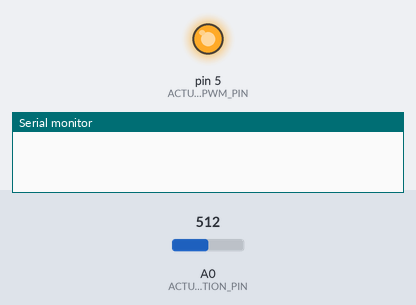
A sketch run on a simulated Arduino Uno, built with avr-gcc and run on an emulated ATmega328P. On the bench: output pins drawn as LEDs (lit = HIGH), the last lines printed to the serial monitor. The inputs (shaded band) are chosen by the test bench; at power-on: A0 (ACTUATOR_POSITION_PIN) = 512.

Above: at 0.05 s.
At 2.05 s:
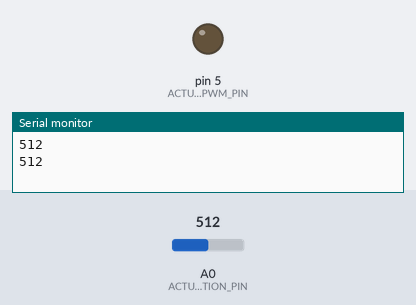
At 6.2 s:
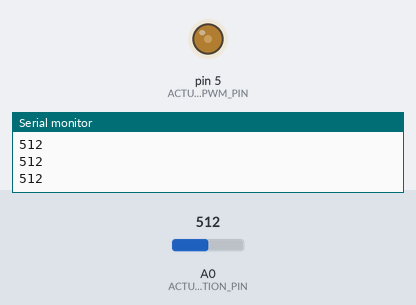
At 12.4 s:
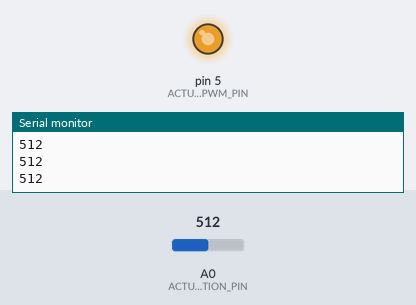
Timing chart, 0 to 19.2 s (numbered marks = the images above):
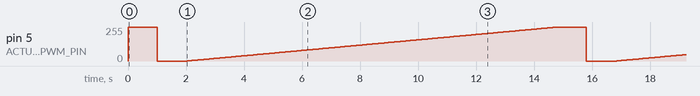

Measured:
- by itself, pin 5 (ACTUATOR_PWM_PIN): ramps from 0/255 to 255/255 and jumps back, once every 14.8 s

The sketch:

actuator_simple.ino
```cpp
const int ACTUATOR_PWM_PIN = 5; // Digital Pin #5 for PWM output
const int ACTUATOR_POSITION_PIN = 0; // Analog Pin #0 for analog input
const int BAUD = 9600; // Bits per second
const int MAX_POSITION = 255; // extend all the way
const int MIN_POSITION = 0; // retract fully;

int actuator_position;

void setup() {
  pinMode(ACTUATOR_PWM_PIN, OUTPUT);
  pinMode(ACTUATOR_POSITION_PIN, INPUT);
  Serial.begin(BAUD);
}

void loop() {

  // Extend fully
  analogWrite(ACTUATOR_PWM_PIN, MAX_POSITION);
  delay(1000); // wait 1000 ms
  actuator_position = analogRead(ACTUATOR_POSITION_PIN);
  Serial.println(actuator_position);

  // Retract fully
  analogWrite(ACTUATOR_PWM_PIN, MIN_POSITION);
  delay(1000);
  actuator_position = analogRead(ACTUATOR_POSITION_PIN);
  Serial.println(actuator_position);

  // Sweep Open
  for(int i = 0; i < 255; i++) {
    analogWrite(ACTUATOR_PWM_PIN, i);
    delay(50);
    Serial.println(actuator_position);
  }
}
```
